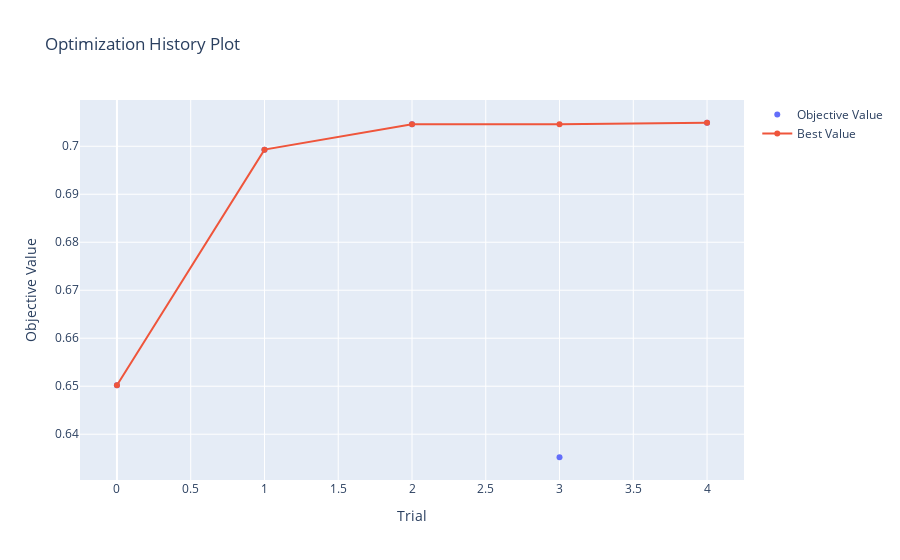

Notebook cell for this chart:
### Code cell
# # plot
optuna.visualization.plot_optimization_history(study)

### Figure 1 — Plotly figure (JSON) as saved in the notebook; plotly's stock layout.template omitted (floating-point values rounded to 4 significant figures)
{"data": [{"mode": "markers", "name": "Objective Value", "type": "scatter", "x": [0, 1, 2, 3, 4], "y": [0.6502, 0.6993, 0.7046, 0.6352, 0.7049]}, {"name": "Best Value", "type": "scatter", "x": [0, 1, 2, 3, 4], "y": [0.6502, 0.6993, 0.7046, 0.7046, 0.7049]}], "layout": {"title": {"text": "Optimization History Plot"}, "xaxis": {"title": {"text": "Trial"}}, "yaxis": {"title": {"text": "Objective Value"}}}}
